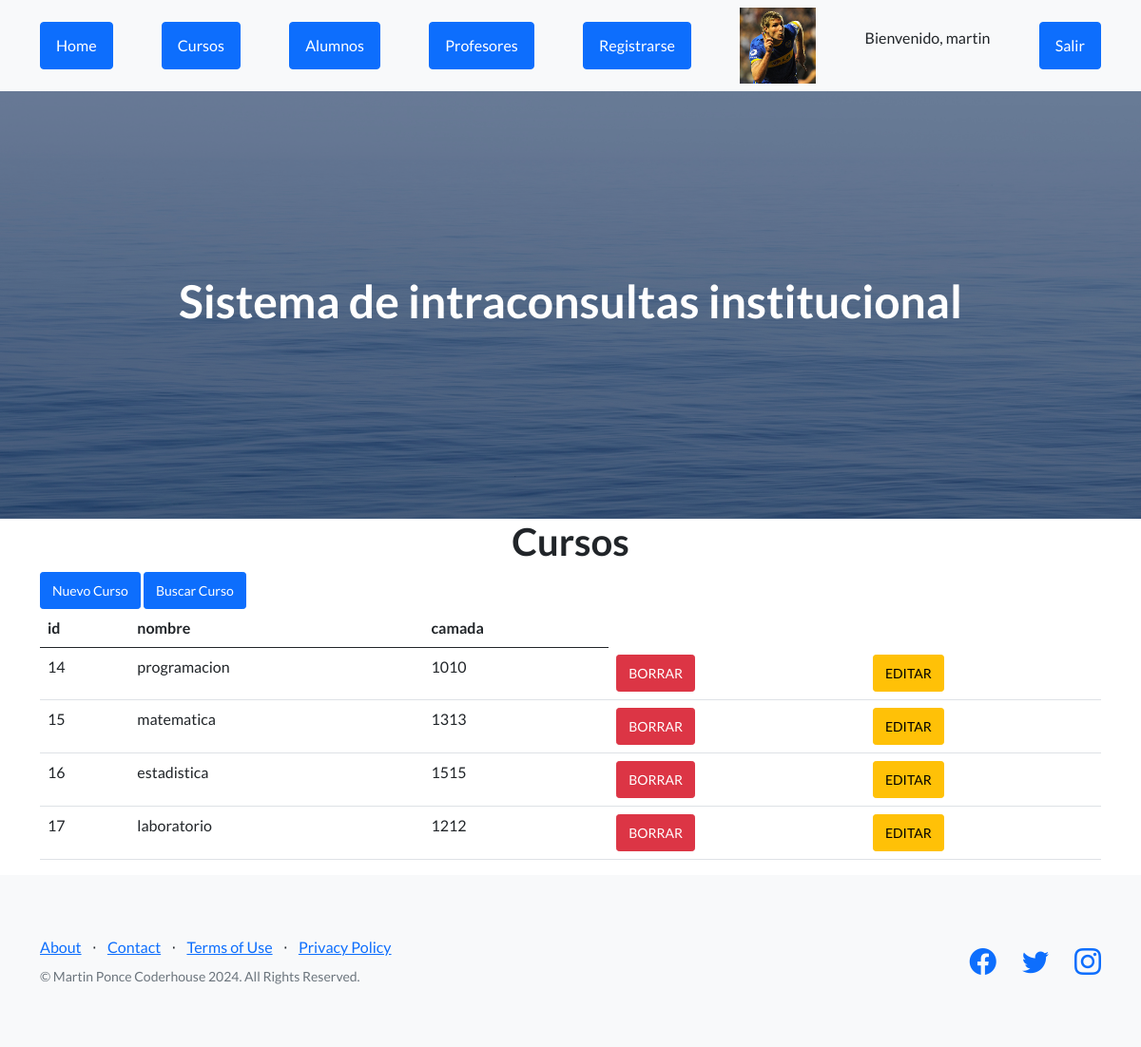
/AppCoder/ver_cursos (signed in), run on the app's committed database.
### AppCoder/models.py (models this page shows, shortened)
class Curso(models.Model):
    nombre = models.CharField (max_length=40)
    camada = models.IntegerField ()

### AppCoder/views.py (the view)
# urls.py: path("ver_cursos", views.ver_cursos, name= "cursos"),
@login_required
def ver_cursos(request):
    cursos = Curso.objects.all()
    avatares = Avatar.objects.filter(user=request.user.id)
    return render(request , "cursos.html", {"url":avatares[0].imagen.url , "cursos": cursos })

### AppCoder/templates/cursos.html
{% extends "padre.html" %}
{% load static %}
{% block contenido %}
    <main class="container">
        <h1 class="text-xl-center title"> Cursos </h1>
        <a href="alta_curso" class="btn btn-primary btn-sm">Nuevo Curso</a>
        <a href="buscar_curso" class="btn btn-primary btn-sm">Buscar Curso</a>
        <table class="table">
            <thead>
                <tr>
                    <th>id</th>
                    <th>nombre</th>
                    <th>camada</th>
                </tr>
            </thead>
            <tbody>
                {% for n in cursos %}
                <tr>
                    <td>{{n.id}}</td>
                    <td>{{n.nombre}}</td>
                    <td>{{n.camada}}</td>
                    {% if  request.user.is_authenticated %}
                    <td><a href="{% url 'elimina_curso' n.id %}" class="btn btn-danger btn-sm">BORRAR</a></td>
                    <td><a href="{% url 'editar_curso' n.id %}" class="btn btn-warning btn-sm">EDITAR</a></td>
                    {% endif %}
                </tr>
                {% endfor %}
            </tbody>
        </table>
    </main>
{% endblock %}

### AppCoder/templates/padre.html (shortened to what this page needs)
<!DOCTYPE html>
<html lang="en">
    <head>
        {% load static %}
        <link href="https://cdn.jsdelivr.net/npm/bootstrap-icons@1.5.0/font/bootstrap-icons.css" rel="stylesheet" type="text/css" />
        <link href="{% static 'AppCoder/css/styles.css' %}" rel="stylesheet" />
    </head>
    <body>
        <nav class="navbar navbar-light bg-light static-top">
            <div class="container">
                <a class="btn btn-primary" href="{% url 'home' %}">Home</a>
                <a class="btn btn-primary" href="{% url 'cursos' %}">Cursos</a>
                <a class="btn btn-primary" href="{% url 'alumnos' %}">Alumnos</a>
                <a class="btn btn-primary" href="{% url 'profesores' %}">Profesores</a>
                <a class="btn btn-primary" href="{% url 'Register' %}">Registrarse</a>
                {% if  request.user.is_authenticated %}
                <img src="{{ url }}" alt="" width="80px" height="80px">
                <p>Bienvenido, {{user.username}}</p>
                <form action="{% url 'Logout' %}" method="post">
                    <button type="submit" class="btn btn-primary">Salir</button>
                </form>
                {% endif %}
            </div>
        </nav>
        <header class="masthead">
            <div class="container position-relative">
                <h1 class="text-center" style="color: white">Sistema de intraconsultas institucional</h1>
            </div>
        </header>
        {% block contenido %}
        {% endblock %}
        <footer class="footer bg-light">
            <div class="container">
                <div class="row">
                    <div class="col-lg-6 h-100 text-center text-lg-start my-auto">
                        <ul class="list-inline mb-2">
                            <li class="list-inline-item"><a href="#!">About</a></li>
                            <li class="list-inline-item">⋅</li>
                            <li class="list-inline-item"><a href="#!">Contact</a></li>
                            <li class="list-inline-item">⋅</li>
                            <li class="list-inline-item"><a href="#!">Terms of Use</a></li>
                            <li class="list-inline-item">⋅</li>
                            <li class="list-inline-item"><a href="#!">Privacy Policy</a></li>
                        </ul>
                        <p class="text-muted small mb-4 mb-lg-0">&copy; Martin Ponce Coderhouse 2024. All Rights Reserved.</p>
                    </div>
                    <div class="col-lg-6 h-100 text-center text-lg-end my-auto">
                        <ul class="list-inline mb-0">
                            <li class="list-inline-item me-4">
                                <a href="#!"><i class="bi-facebook fs-3"></i></a>
                            </li>
                            <li class="list-inline-item me-4">
                                <a href="#!"><i class="bi-twitter fs-3"></i></a>
                            </li>
                            <li class="list-inline-item">
                                <a href="#!"><i class="bi-instagram fs-3"></i></a>
                            </li>
                        </ul>
                    </div>
                </div>
            </div>
        </footer>
    </body>
</html>

### data on the page
Curso: id "14", nombre "programacion", camada "1010"
Curso: id "15", nombre "matematica", camada "1313"
Curso: id "16", nombre "estadistica", camada "1515"
Curso: id "17", nombre "laboratorio", camada "1212"

### other printed values
{{ user.username }} "martin"
